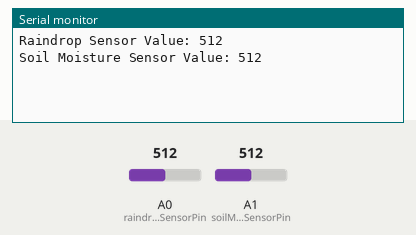
The sketch below on a simulated Arduino Uno, built with avr-gcc and run on an emulated ATmega328P. Parts: the last lines printed to the serial monitor. Wiring (inferred from the names in the program): 24Cxx EEPROM at I2C address 0x50. Inputs (shaded band) come from the test bench; at power-on: A0 (raindropSensorPin) = 512, A1 (soilMoistureSensorPin) = 512. EEPROM starts erased.

Above: at 6.8 s.
6.9 s: A0 (raindropSensorPin) set to 716
At 8.5 s:
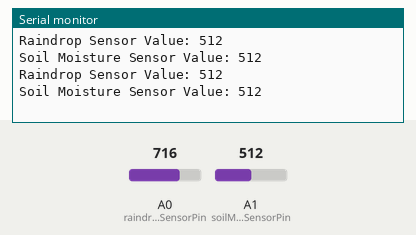
13.6 s: A1 (soilMoistureSensorPin) set to 716
At 20.0 s:
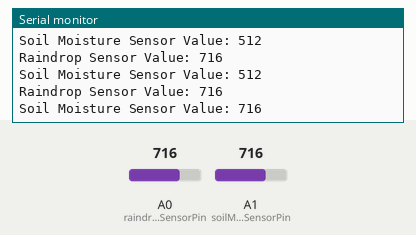
20.3 s: A0 (raindropSensorPin) set to 900
At 26.1 s:
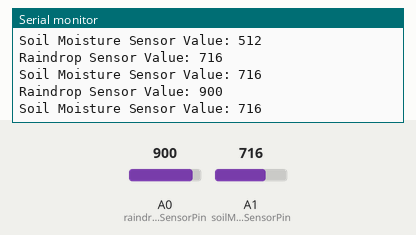
27.0 s: A1 (soilMoistureSensorPin) set to 900
At 31.9 s:
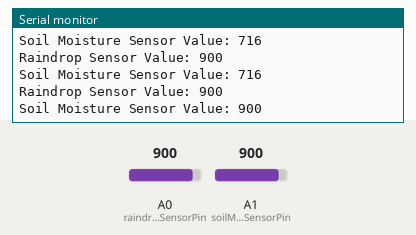
Timing chart, 0 to 33.4 s (numbered marks = the images above; inputs shaded):
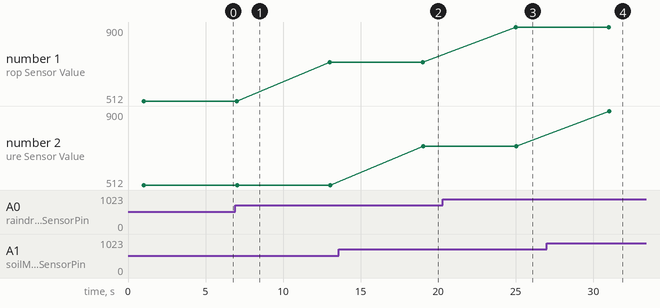

The sketch:

pter_5_EEPROM_With_Rain_drop_sensor_and_soil_moisture_sensor.ino
```cpp
#include <Wire.h>
#include <EEPROM.h>

// Define EEPROM memory address
#define EEPROM_ADDRESS 0x50  // EEPROM I2C address

// Define analog sensor pins
const int raindropSensorPin = A0;
const int soilMoistureSensorPin = A1;

void setup() {
    Serial.begin(9600);  // Initialize serial communication
    Wire.begin();        // Initialize I2C communication
}

void loop() {
    // Read analog sensor values
    int raindropValue = analogRead(raindropSensorPin);
    int soilMoistureValue = analogRead(soilMoistureSensorPin);

    // Write sensor readings to EEPROM
    writeEEPROM(raindropValue, soilMoistureValue);
    delay(1000);  // Delay for stability

    // Read sensor readings from EEPROM and print to serial monitor
    readEEPROM();
    delay(5000);  // Delay for stability
}

void writeEEPROM(int raindropValue, int soilMoistureValue) {
    // Write sensor readings to EEPROM
    Wire.beginTransmission(EEPROM_ADDRESS);  // Begin transmission to EEPROM
    Wire.write(0);                            // Set memory address pointer to 0
    Wire.write((byte)(raindropValue >> 8));   // Write high byte of raindropValue
    Wire.write((byte)(raindropValue & 0xFF)); // Write low byte of raindropValue
    Wire.write((byte)(soilMoistureValue >> 8));   // Write high byte of soilMoistureValue
    Wire.write((byte)(soilMoistureValue & 0xFF)); // Write low byte of soilMoistureValue
    Wire.endTransmission();                   // End transmission
}

void readEEPROM() {
    // Read sensor readings from EEPROM and print to serial monitor
    int raindropValue, soilMoistureValue;
    Wire.beginTransmission(EEPROM_ADDRESS);  // Begin transmission to EEPROM
    Wire.write(0);                            // Set memory address pointer to 0
    Wire.endTransmission();                   // End transmission

    Wire.requestFrom(EEPROM_ADDRESS, 4);      // Request four bytes from EEPROM
    if (Wire.available() >= 4) {
        raindropValue = (Wire.read() << 8) | Wire.read();  // Combine high and low bytes for raindropValue
        soilMoistureValue = (Wire.read() << 8) | Wire.read();  // Combine high and low bytes for soilMoistureValue
        Serial.print("Raindrop Sensor Value: ");
        Serial.println(raindropValue);
        Serial.print("Soil Moisture Sensor Value: ");
        Serial.println(soilMoistureValue);
    }
}
```

Measured:
- after the input at 13.6 s, the serial monitor: prints a new line after 5.4 s (image 2)
- after the input at 20.3 s, the serial monitor: prints a new line after 4.7 s (image 3)
- after the input at 27.0 s, the serial monitor: prints a new line after 4.0 s (image 4)
- plotted number 1: 512 → 716 after the input at 6.9 s, 716 → 900 after the input at 20.3 s
